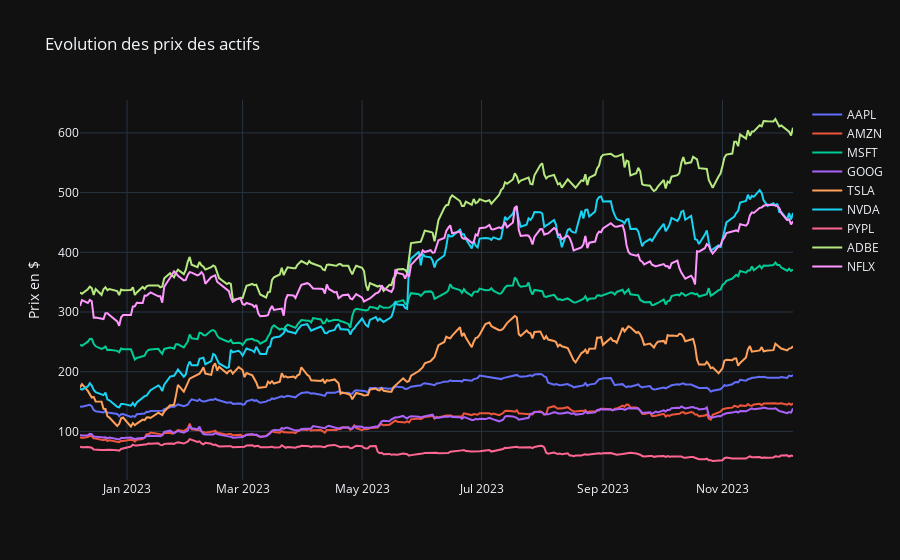

The cell this chart's notebook holds for it:
### Code cell
# Affichage des données superposé avec plotly pour une année 
fig = go.Figure()
for a in assets:
    fig.add_trace(go.Scatter(x=data.index, y=data[a], name=a))
fig.update_layout(title='Evolution des prix des actifs', yaxis_title='Prix en $')
fig.show()

### Figure 1 — Plotly figure (JSON) as saved in the notebook; plotly's stock layout.template omitted (floating-point values rounded to 4 significant figures; data arrays with more than 128 entries replaced by an {"elided": "..."} marker saying what was removed)
{"data": [{"name": "AAPL", "type": "scatter", "x": {"elided": "251 str values"}, "y": {"elided": "251 float values"}}, {"name": "AMZN", "type": "scatter", "x": {"elided": "251 str values"}, "y": {"elided": "251 float values"}}, {"name": "MSFT", "type": "scatter", "x": {"elided": "251 str values"}, "y": {"elided": "251 float values"}}, {"name": "GOOG", "type": "scatter", "x": {"elided": "251 str values"}, "y": {"elided": "251 float values"}}, {"name": "TSLA", "type": "scatter", "x": {"elided": "251 str values"}, "y": {"elided": "251 float values"}}, {"name": "NVDA", "type": "scatter", "x": {"elided": "251 str values"}, "y": {"elided": "251 float values"}}, {"name": "PYPL", "type": "scatter", "x": {"elided": "251 str values"}, "y": {"elided": "251 float values"}}, {"name": "ADBE", "type": "scatter", "x": {"elided": "251 str values"}, "y": {"elided": "251 float values"}}, {"name": "NFLX", "type": "scatter", "x": {"elided": "251 str values"}, "y": {"elided": "251 float values"}}], "layout": {"title": {"text": "Evolution des prix des actifs"}, "yaxis": {"title": {"text": "Prix en $"}}}}
